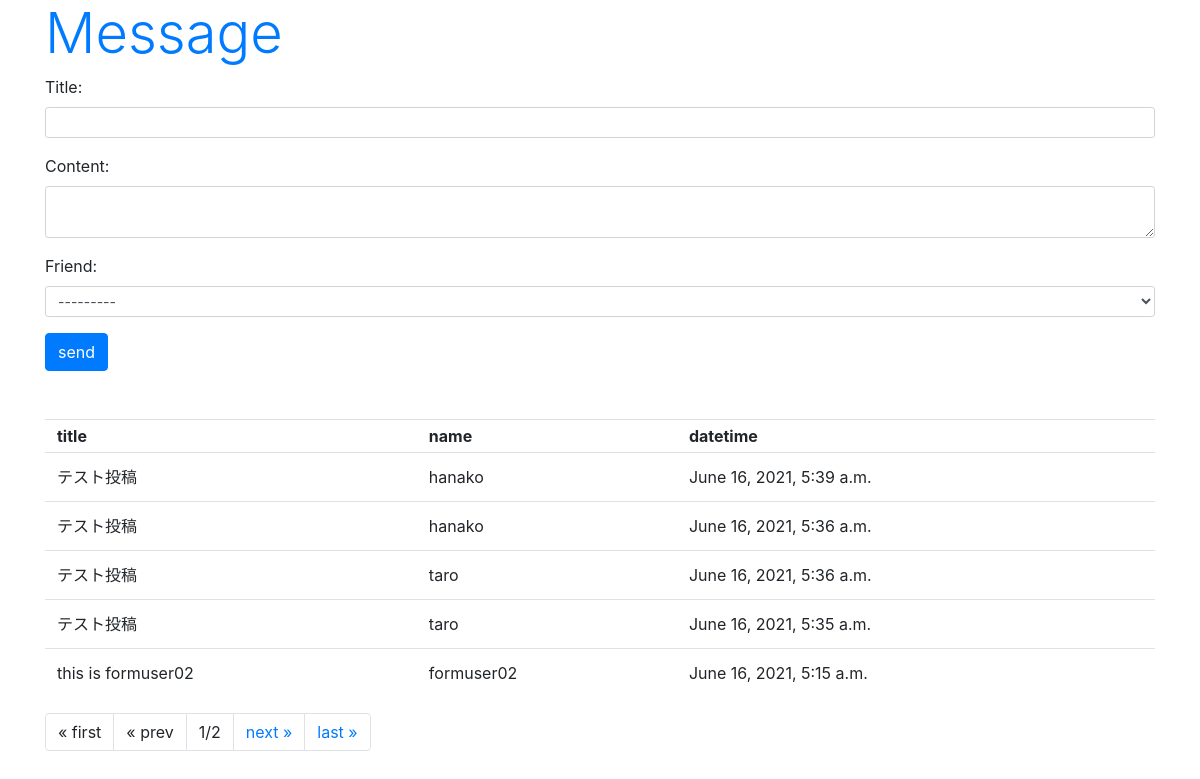
Page /hello/message/ on the committed database.
### hello/models.py (models this page shows, shortened)
class Message(models.Model):
    friend = models.ForeignKey(Friend, on_delete=models.CASCADE)
    title = models.CharField(max_length=100)
    content = models.CharField(max_length=300)
    pub_date = models.DateTimeField(auto_now_add=True)
    class Meta:
        ordering = ('pub_date',)

class Friend(models.Model):
    name = models.CharField(max_length=100, \
        validators=[number_only])
    mail = models.EmailField(max_length=200)
    gender = models.BooleanField()
    age = models.IntegerField()
    birthday = models.DateField()
    def __str__(self):
        return '<Friend:id=' + str(self.id) + ', ' + \
            self.name + '(' + str(self.age) + ')>'

### hello/views.py (the view)
# urls.py: path('message/', views.message, name='message'),
def message(request, page=1):
    if (request.method == 'POST'):
        obj = Message()
        form = MessageForm(request.POST, instance=obj)
        form.save()
    data = Message.objects.all().reverse()
    paginator = Paginator(data, 5)
    params = {
        'title': 'Message',
        'form': MessageForm(),
        'data': paginator.get_page(page),
    }
    return render(request, 'hello/message.html', params)

### hello/forms.py
class MessageForm(forms.ModelForm):
    class Meta:
        model = Message
        fields = ['title', 'content', 'friend']
        widgets = {
            'title': forms.TextInput(attrs={'class':'form-control form-control-sm'}),
            'content': forms.Textarea(attrs={'class':'form-control form-control-sm', 'rows':2}),
            'friend': forms.Select(attrs={'class':'form-control form-control-sm'}),
        }

### hello/templates/hello/message.html (shortened to what this page needs)
{% load static %}
<!DOCTYPE html>
<html lang="ja">
<head>
    <link rel="stylesheet" href="https://stackpath.bootstrapcdn.com/bootstrap/4.3.1/css/bootstrap.min.css">
</head>
<body class="container">
    <h1 class="display-4 text-primary">{{title}}</h1>
        <form action="{% url 'message' %}" method="POST">
            {{ form.as_p }}
            <input type="submit" value="send" class="btn btn-primary">
        </form>
    <table class="table">
        <tr>
            <th class="py-1">title</th>
            <th class="py-1">name</th>
            <th class="py-1">datetime</th>
        </tr>
        {% for item in data %}
        <tr>
            <td class="py2">{{item.title}}</td>
            <td class="py2">{{item.friend.name}}</td>
            <td class="py2">{{item.pub_date}}</td>
        </tr>
        {% endfor %}
    </table>
    <ul class="pagination">
        {% if data.has_previous %}
        <li class="page-item">
            <a href="{% url 'message' %}" class="page-link">&laquo; first</a>
        </li>
        <li class="page-item">
            <a href="{% url 'message' %}{{ data.previous_page_number }}" class="page-link">&laquo; prev</a>
        </li>
        {% else %}
        <li class="page-item">
            <a class="page-link">&laquo; first</a>
        </li>
        <li class="page-item">
            <a class="page-link">&laquo; prev</a>
        </li>
        {% endif %}
        <li class="page-item">
            <a class="page-link">
                {{ data.number }}/{{ data.paginator.num_pages }}
            </a>
        </li>
        {% if data.has_next %}
        <li class="page-item">
            <a href="{% url 'message' %}{{ data.next_page_number }}" class="page-link">next &raquo;</a>
        </li>
        <li class="page-item">
            <a href="{% url 'message' %}" class="page-link">last &raquo;</a>
        </li>
        {% endif %}
    </ul>
</body>
</html>

### rows in the picture
Message: title "テスト投稿", friend.name "hanako", pub_date "June 16, 2021, 5:39 a.m."
Message: title "テスト投稿", friend.name "hanako", pub_date "June 16, 2021, 5:36 a.m."
Message: title "テスト投稿", friend.name "taro", pub_date "June 16, 2021, 5:36 a.m."
Message: title "テスト投稿", friend.name "taro", pub_date "June 16, 2021, 5:35 a.m."
Message: title "this is formuser02", friend.name "formuser02", pub_date "June 16, 2021, 5:15 a.m."

### other values in the picture
{{ title }} "Message"
{{ data.number }} "1"
{{ data.paginator.num_pages }} "2"
